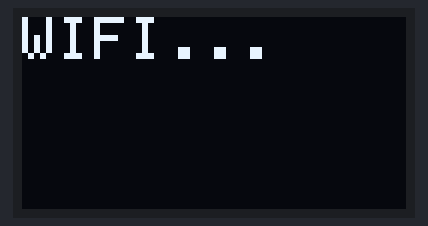
Recording of a sketch running on a simulated ESP32. On the bench: 128×64 one-colour display. WiFi joins after 1.5 s; servers stay silent unless stated; not simulated (calls return 0 or success): secrets.h; what the sketch prints to the serial monitor is not drawn.

Above: at 0.1 s.
At 1.6 s:
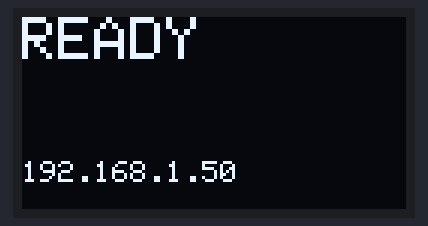

The sketch:

t4_wifi_udp.ino
```cpp
// Test 4 — Wi-Fi + UDP: text typed on the laptop appears on the OLED.
// 1. Copy secrets.h.example -> secrets.h, fill hotspot name/password (2.4 GHz!).
// 2. Upload. OLED shows the IP address.
// 3. Laptop (same hotspot): python tools/send_test.py --host <IP> --text hello
// Pass: "hello" appears on the OLED. Also try --host glasses.local (mDNS).

#include <WiFi.h>
#include <WiFiUdp.h>
#include <ESPmDNS.h>
#include <Wire.h>
#include <Adafruit_GFX.h>
#include <Adafruit_SSD1306.h>
#include "secrets.h"

const int SDA_PIN = 8;
const int SCL_PIN = 9;
const uint8_t OLED_ADDR = 0x3C;
const int UDP_PORT = 4210;        // must match network.udp_port in config.yaml

Adafruit_SSD1306 display(128, 64, &Wire, -1);
WiFiUDP udp;
char packet[256];

void show(const String &big, const String &small) {
  display.clearDisplay();
  display.setTextColor(SSD1306_WHITE);
  display.setTextSize(2);
  display.setCursor(0, 0);
  display.println(big);
  display.setTextSize(1);
  display.setCursor(0, 48);
  display.println(small);
  display.display();
}

// Pull the value of "text" out of {"text": "...", "conf": 0.9}.
// ponytail: naive string search, fine for this test; final firmware can use ArduinoJson.
String jsonText(const String &s) {
  int k = s.indexOf("\"text\"");
  if (k < 0) return s;                       // not JSON -> show raw packet
  int a = s.indexOf('"', s.indexOf(':', k) + 1);
  int b = s.indexOf('"', a + 1);
  return (a < 0 || b < 0) ? s : s.substring(a + 1, b);
}

void setup() {
  Serial.begin(115200);
  Wire.begin(SDA_PIN, SCL_PIN);
  display.begin(SSD1306_SWITCHCAPVCC, OLED_ADDR);
  show("WIFI...", WIFI_SSID);

  WiFi.mode(WIFI_STA);
  WiFi.begin(WIFI_SSID, WIFI_PASS);
  WiFi.setTxPower(WIFI_POWER_8_5dBm);   // SuperMini antenna often fails at full power
  while (WiFi.status() != WL_CONNECTED) {
    delay(500);
    Serial.print(".");
  }
  String ip = WiFi.localIP().toString();
  Serial.println("\nIP: " + ip);
  MDNS.begin("glasses");                 // reachable as glasses.local
  udp.begin(UDP_PORT);
  show("READY", ip);
}

void loop() {
  int len = udp.parsePacket();
  if (len > 0) {
    len = udp.read(packet, sizeof(packet) - 1);
    packet[len] = '\0';
    Serial.printf("got: %s\n", packet);
    show(jsonText(String(packet)), "");    // only the word, no sender IP
  }
}
```
